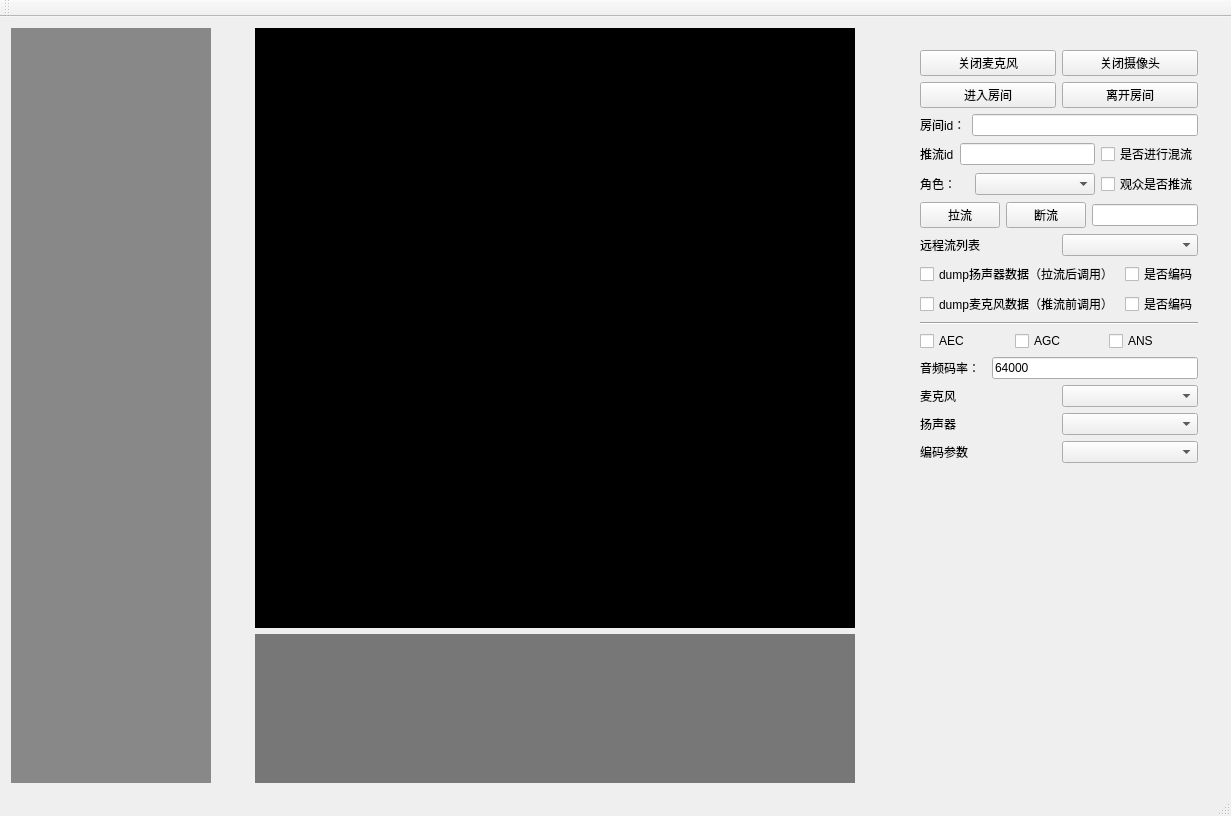
<?xml version="1.0" encoding="UTF-8"?>
<ui version="4.0">
 <class>MainWindow</class>
 <widget class="QMainWindow" name="MainWindow">
  <property name="geometry">
   <rect>
    <x>0</x>
    <y>0</y>
    <width>1231</width>
    <height>816</height>
   </rect>
  </property>
  <property name="windowTitle">
   <string>MainWindow</string>
  </property>
  <widget class="QWidget" name="centralWidget">
   <layout class="QHBoxLayout" name="horizontalLayout_8">
    <item>
     <widget class="QLabel" name="label_2">
      <property name="minimumSize">
       <size>
        <width>200</width>
        <height>0</height>
       </size>
      </property>
      <property name="maximumSize">
       <size>
        <width>250</width>
        <height>16777215</height>
       </size>
      </property>
      <property name="styleSheet">
       <string notr="true">background:#888888;</string>
      </property>
      <property name="text">
       <string/>
      </property>
     </widget>
    </item>
    <item>
     <spacer name="horizontalSpacer">
      <property name="orientation">
       <enum>Qt::Horizontal</enum>
      </property>
      <property name="sizeHint" stdset="0">
       <size>
        <width>40</width>
        <height>20</height>
       </size>
      </property>
     </spacer>
    </item>
    <item>
     <layout class="QVBoxLayout" name="verticalLayout_3">
      <item>
       <widget class="QWidget" name="widgetCamera" native="true">
        <property name="minimumSize">
         <size>
          <width>600</width>
          <height>600</height>
         </size>
        </property>
        <property name="styleSheet">
         <string notr="true">background:#000000;</string>
        </property>
       </widget>
      </item>
      <item>
       <widget class="QWidget" name="widgetRemote" native="true">
        <property name="minimumSize">
         <size>
          <width>0</width>
          <height>120</height>
         </size>
        </property>
        <property name="styleSheet">
         <string notr="true">background:#777777;</string>
        </property>
       </widget>
      </item>
     </layout>
    </item>
    <item>
     <spacer name="horizontalSpacer_2">
      <property name="orientation">
       <enum>Qt::Horizontal</enum>
      </property>
      <property name="sizeHint" stdset="0">
       <size>
        <width>40</width>
        <height>20</height>
       </size>
      </property>
     </spacer>
    </item>
    <item>
     <widget class="QWidget" name="widget" native="true">
      <property name="minimumSize">
       <size>
        <width>0</width>
        <height>0</height>
       </size>
      </property>
      <property name="maximumSize">
       <size>
        <width>900</width>
        <height>16777215</height>
       </size>
      </property>
      <property name="styleSheet">
       <string notr="true"/>
      </property>
      <layout class="QVBoxLayout" name="verticalLayout_2">
       <item>
        <widget class="QWidget" name="widget_2" native="true">
         <layout class="QVBoxLayout" name="verticalLayout">
          <item>
           <layout class="QHBoxLayout" name="horizontalLayout">
            <item>
             <widget class="QPushButton" name="pushButtonMic">
              <property name="text">
               <string>关闭麦克风</string>
              </property>
             </widget>
            </item>
            <item>
             <widget class="QPushButton" name="pushButtonCamera">
              <property name="text">
               <string>关闭摄像头</string>
              </property>
             </widget>
            </item>
           </layout>
          </item>
          <item>
           <layout class="QHBoxLayout" name="horizontalLayout_5">
            <item>
             <widget class="QPushButton" name="pushButtonRoom">
              <property name="text">
               <string>进入房间</string>
              </property>
             </widget>
            </item>
            <item>
             <widget class="QPushButton" name="pushButtonLeave">
              <property name="text">
               <string>离开房间</string>
              </property>
             </widget>
            </item>
           </layout>
          </item>
          <item>
           <layout class="QHBoxLayout" name="horizontalLayout_6">
            <item>
             <widget class="QLabel" name="label_3">
              <property name="text">
               <string>房间id：</string>
              </property>
             </widget>
            </item>
            <item>
             <widget class="QLineEdit" name="lineEditRoomId">
              <property name="minimumSize">
               <size>
                <width>120</width>
                <height>0</height>
               </size>
              </property>
             </widget>
            </item>
           </layout>
          </item>
          <item>
           <layout class="QHBoxLayout" name="horizontalLayout_13">
            <item>
             <widget class="QLabel" name="label_9">
              <property name="text">
               <string>推流id</string>
              </property>
             </widget>
            </item>
            <item>
             <widget class="QLineEdit" name="lineEditPushId"/>
            </item>
            <item>
             <widget class="QCheckBox" name="checkBoxMix">
              <property name="text">
               <string>是否进行混流</string>
              </property>
             </widget>
            </item>
           </layout>
          </item>
          <item>
           <layout class="QHBoxLayout" name="horizontalLayout_7">
            <item>
             <widget class="QLabel" name="label_4">
              <property name="text">
               <string>角色：</string>
              </property>
             </widget>
            </item>
            <item>
             <widget class="QComboBox" name="comboBoxRole">
              <property name="minimumSize">
               <size>
                <width>120</width>
                <height>0</height>
               </size>
              </property>
             </widget>
            </item>
            <item>
             <widget class="QCheckBox" name="checkBoxAudience">
              <property name="text">
               <string>观众是否推流</string>
              </property>
             </widget>
            </item>
           </layout>
          </item>
          <item>
           <layout class="QHBoxLayout" name="horizontalLayout_15">
            <item>
             <widget class="QPushButton" name="pushButtonPull">
              <property name="text">
               <string>拉流</string>
              </property>
             </widget>
            </item>
            <item>
             <widget class="QPushButton" name="pushButtonDis">
              <property name="text">
               <string>断流</string>
              </property>
             </widget>
            </item>
            <item>
             <widget class="QLineEdit" name="lineEditPullId"/>
            </item>
           </layout>
          </item>
          <item>
           <layout class="QHBoxLayout" name="horizontalLayout_14">
            <item>
             <widget class="QLabel" name="label_8">
              <property name="text">
               <string>远程流列表</string>
              </property>
             </widget>
            </item>
            <item>
             <widget class="QComboBox" name="comboBoxRemote"/>
            </item>
           </layout>
          </item>
          <item>
           <layout class="QHBoxLayout" name="horizontalLayout_11">
            <item>
             <widget class="QCheckBox" name="checkBoxSpeaker">
              <property name="text">
               <string>dump扬声器数据（拉流后调用）</string>
              </property>
             </widget>
            </item>
            <item>
             <widget class="QCheckBox" name="checkBoxAAC2">
              <property name="text">
               <string>是否编码</string>
              </property>
             </widget>
            </item>
           </layout>
          </item>
          <item>
           <layout class="QHBoxLayout" name="horizontalLayout_10">
            <item>
             <widget class="QCheckBox" name="checkBoxDumpMic">
              <property name="text">
               <string>dump麦克风数据（推流前调用）</string>
              </property>
             </widget>
            </item>
            <item>
             <widget class="QCheckBox" name="checkBoxAAC">
              <property name="text">
               <string>是否编码</string>
              </property>
             </widget>
            </item>
           </layout>
          </item>
          <item>
           <widget class="Line" name="line_2">
            <property name="orientation">
             <enum>Qt::Horizontal</enum>
            </property>
           </widget>
          </item>
          <item>
           <layout class="QHBoxLayout" name="horizontalLayout_12">
            <item>
             <widget class="QCheckBox" name="checkBoxAEC">
              <property name="text">
               <string>AEC</string>
              </property>
             </widget>
            </item>
            <item>
             <widget class="QCheckBox" name="checkBoxAGC">
              <property name="text">
               <string>AGC</string>
              </property>
             </widget>
            </item>
            <item>
             <widget class="QCheckBox" name="checkBoxANS">
              <property name="text">
               <string>ANS</string>
              </property>
             </widget>
            </item>
           </layout>
          </item>
          <item>
           <layout class="QHBoxLayout" name="horizontalLayout_3">
            <item>
             <widget class="QLabel" name="label">
              <property name="text">
               <string>音频码率：</string>
              </property>
             </widget>
            </item>
            <item>
             <widget class="Line" name="line">
              <property name="orientation">
               <enum>Qt::Horizontal</enum>
              </property>
             </widget>
            </item>
            <item>
             <widget class="QLineEdit" name="lineEditAudiobps">
              <property name="minimumSize">
               <size>
                <width>120</width>
                <height>0</height>
               </size>
              </property>
              <property name="text">
               <string>64000</string>
              </property>
             </widget>
            </item>
           </layout>
          </item>
          <item>
           <layout class="QHBoxLayout" name="horizontalLayout_2">
            <item>
             <widget class="QLabel" name="label_5">
              <property name="text">
               <string>麦克风</string>
              </property>
             </widget>
            </item>
            <item>
             <widget class="QComboBox" name="comboBoxMic">
              <property name="minimumSize">
               <size>
                <width>120</width>
                <height>0</height>
               </size>
              </property>
             </widget>
            </item>
           </layout>
          </item>
          <item>
           <layout class="QHBoxLayout" name="horizontalLayout_4">
            <item>
             <widget class="QLabel" name="label_7">
              <property name="text">
               <string>扬声器</string>
              </property>
             </widget>
            </item>
            <item>
             <widget class="QComboBox" name="comboBoxSpeaker">
              <property name="minimumSize">
               <size>
                <width>120</width>
                <height>0</height>
               </size>
              </property>
             </widget>
            </item>
           </layout>
          </item>
          <item>
           <layout class="QHBoxLayout" name="horizontalLayout_9">
            <item>
             <widget class="QLabel" name="label_6">
              <property name="text">
               <string>编码参数</string>
              </property>
             </widget>
            </item>
            <item>
             <widget class="QComboBox" name="comboBoxParam">
              <property name="minimumSize">
               <size>
                <width>120</width>
                <height>0</height>
               </size>
              </property>
             </widget>
            </item>
           </layout>
          </item>
         </layout>
        </widget>
       </item>
       <item>
        <spacer name="verticalSpacer">
         <property name="orientation">
          <enum>Qt::Vertical</enum>
         </property>
         <property name="sizeHint" stdset="0">
          <size>
           <width>20</width>
           <height>281</height>
          </size>
         </property>
        </spacer>
       </item>
      </layout>
     </widget>
    </item>
   </layout>
  </widget>
  <widget class="QMenuBar" name="menuBar">
   <property name="geometry">
    <rect>
     <x>0</x>
     <y>0</y>
     <width>1231</width>
     <height>26</height>
    </rect>
   </property>
  </widget>
  <widget class="QToolBar" name="mainToolBar">
   <attribute name="toolBarArea">
    <enum>TopToolBarArea</enum>
   </attribute>
   <attribute name="toolBarBreak">
    <bool>false</bool>
   </attribute>
  </widget>
  <widget class="QStatusBar" name="statusBar"/>
 </widget>
 <layoutdefault spacing="6" margin="11"/>
 <resources/>
 <connections/>
</ui>
